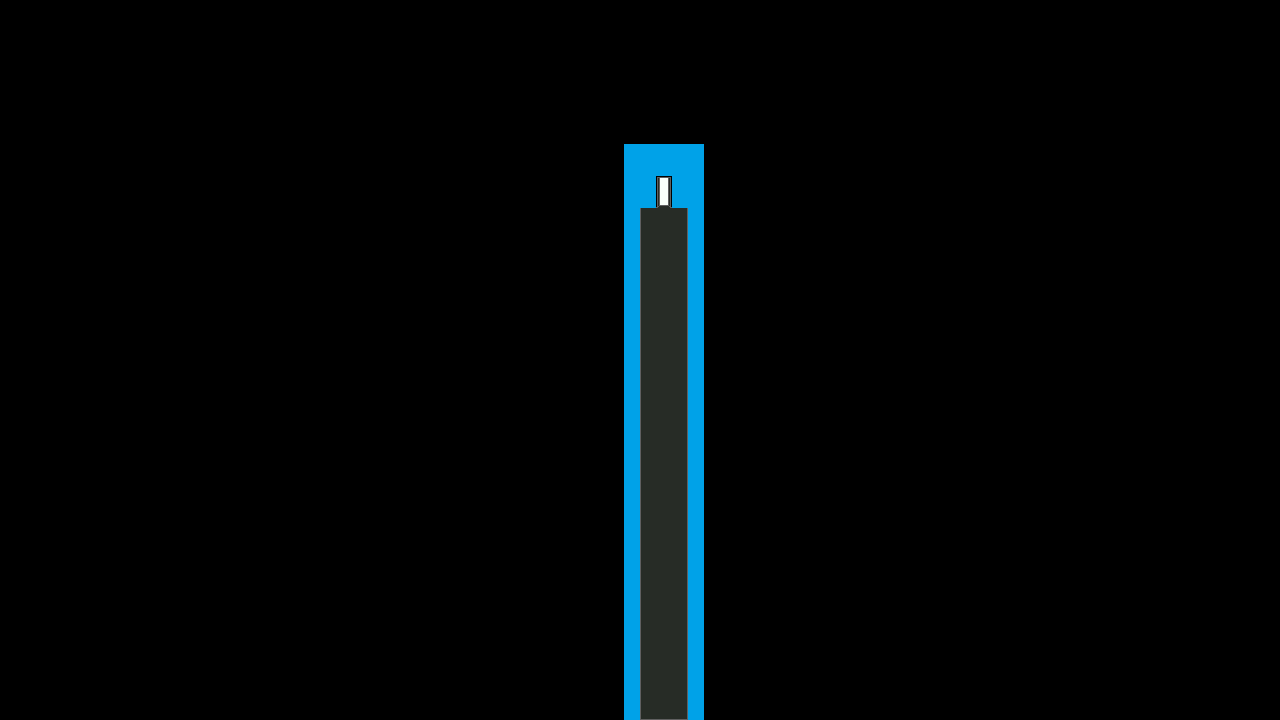

The image is a tile-based game level rendered from a .tmx file. Its description and source (layers, tilesets, objects; grid data summarised) follow:
An orthogonal 80x45 tile map with 16x16 px tiles, 4 tile layers (suelo, Suelo2, Suelo1, collisions), 2 tilesets and 9 objects (3x hallwaytoprev, 3x block1, spwn, hallwaytoqueenzone, spwnfromqueenzone).

<map version="1.10" tiledversion="1.10.1" orientation="orthogonal" renderorder="left-up" width="80" height="45" tilewidth="16" tileheight="16" infinite="0" nextlayerid="8" nextobjectid="12">
 <tileset firstgid="1" source="Tilesets_queen.tsx" />
 <tileset firstgid="723" source="tiles.tsx" />
 <layer id="1" name="suelo" width="80" height="45">
  <properties>
   <property name="nocollide" value="true" />
   <property name="tilesheet" value="Tilesets queen" />
  </properties>
  <data>[3600 cells, 3600 non-empty, 1 distinct tile ids]</data>
 </layer>
 <layer id="4" name="Suelo2" width="80" height="45">
  <properties>
   <property name="nocollide" value="true" />
   <property name="tilesheet" value="Tilesets queen" />
  </properties>
  <data>[3600 cells, 85 non-empty, 13 distinct tile ids]</data>
 </layer>
 <layer id="5" name="Suelo1" width="80" height="45">
  <properties>
   <property name="nocollide" value="true" />
   <property name="tilesheet" value="Tilesets queen" />
  </properties>
  <data>[3600 cells, 98 non-empty, 8 distinct tile ids]</data>
 </layer>
 <layer id="6" name="collisions" width="80" height="45">
  <properties>
   <property name="invisible" value="true" />
   <property name="tilesheet" value="tiles" />
  </properties>
  <data>[3600 cells, 82 non-empty, 1 distinct tile ids]</data>
 </layer>
 <objectgroup id="7" name="objects">
  <object id="1" name="spwn" x="656" y="688" width="16" height="16" />
  <object id="3" name="hallwaytoprev" type="hallwaytoprev" x="640" y="704" width="16" height="16">
   <properties>
    <property name="nextSpawn" type="int" value="22" />
    <property name="warpsTo" value="level6queenprev" />
   </properties>
  </object>
  <object id="5" name="hallwaytoprev" type="hallwaytoprev" x="656" y="704" width="16" height="16">
   <properties>
    <property name="nextSpawn" type="int" value="22" />
    <property name="warpsTo" value="level6queenprev" />
   </properties>
  </object>
  <object id="6" name="hallwaytoprev" type="hallwaytoprev" x="672" y="704" width="16" height="16">
   <properties>
    <property name="nextSpawn" type="int" value="22" />
    <property name="warpsTo" value="level6queenprev" />
   </properties>
  </object>
  <object id="7" name="block1" type="block1" x="640" y="464" width="16" height="16" />
  <object id="8" name="block1" type="block1" x="656" y="464" width="16" height="16" />
  <object id="9" name="block1" type="block1" x="672" y="464" width="16" height="16" />
  <object id="10" name="hallwaytoqueenzone" type="hallwaytoqueenzone" x="656" y="192" width="16" height="16">
   <properties>
    <property name="nextSpawn" type="int" value="23" />
    <property name="warpsTo" value="level6queenzone" />
   </properties>
  </object>
  <object id="11" name="spwnfromqueenzone" type="spwnfromqueenzone" x="656" y="208" width="16" height="16" />
 </objectgroup>
</map>
